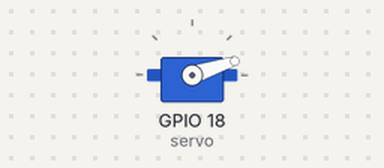
A program run on a simulated Raspberry Pi (BCM pin numbers). Shown: servo. Servo angles are drawn from the pulse width (0.5 ms = 0°, 2.5 ms = 180°); what the program prints to the terminal is not drawn.

Above: at 0.05 s.
At 1.5 s:
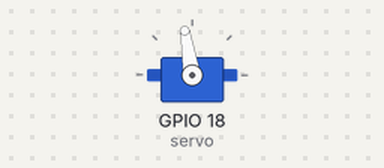
At 3.0 s:
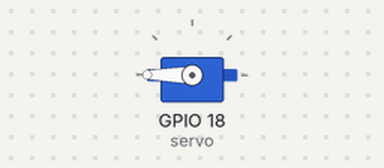
At 7.0 s:
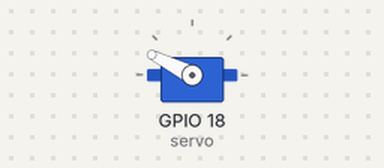
Timing chart, 0 to 9.1 s (numbered marks = the images above):
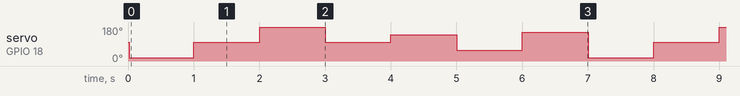

The program:

08-04-servo-sg90.py
```python
from gpiozero import AngularServo
from time import sleep

# Khởi tạo Servo tại chân GPIO 18
# Định nghĩa xung chuẩn của SG90: 1ms ứng với -90 độ, 2ms ứng với 90 độ
servo = AngularServo(18, min_angle= -90, max_angle = 90,
                     min_pulse_width=0.7/1000, max_pulse_width=2.5/1000)

print("Hệ thống điều khiển Servo SG90 đã sẵn sàng!")
print("Nhấn Ctrl + C để dừng chương trình.")

try:
    while True:
        # 1. Quay hết cỡ sang trái (-90 độ)
        print("Quay sang trái...")
        servo.angle = -90
        sleep(1) # Đợi 1 giây cho bánh răng kịp quay đến vị trí

        # 2. Quay về chính giữa (0 độ)
        print("Về chính giữa...")
        servo.angle = 0
        sleep(1)

        # 3. Quay hết cỡ sang phải (90 độ)
        print("Quay sang phải...")
        servo.angle = 90
        sleep(1)

        # 4. Quay về chính giữa (0 độ)
        print("Về chính giữa...")
        servo.angle = 0
        sleep(1)


        servo.angle = 45
        sleep(1)

        servo.angle = -45
        sleep(1)

        servo.angle = 60
        sleep(1)

except KeyboardInterrupt:
    print("\nĐang dừng chương trình...")
    servo.detach() # Ngắt xung để giải phóng Servo, giúp động cơ không bị nóng khi nghỉ
    print("Đã tắt Servo an toàn!")
```

Measured:
- by itself, servo on GPIO 18 (servo): repeats every 7.0 s: 99° 1.0 s, 180° 1.0 s, 99° 1.0 s, 140° 1.0 s, 58° 1.0 s, 153° 1.0 s, 18° 1.0 s
